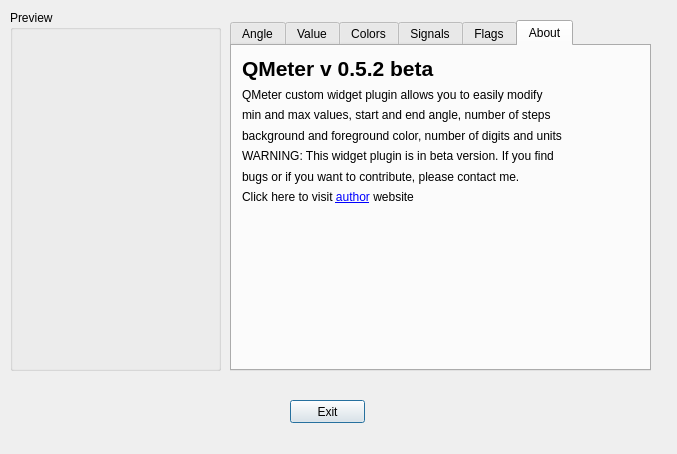
<ui version="4.0" >
 <class>propertiesDialog</class>
 <widget class="QDialog" name="propertiesDialog" >
  <property name="geometry" >
   <rect>
    <x>0</x>
    <y>0</y>
    <width>677</width>
    <height>454</height>
   </rect>
  </property>
  <property name="windowTitle" >
   <string>QMeter property dialog</string>
  </property>
  <widget class="QGroupBox" name="groupBox" >
   <property name="geometry" >
    <rect>
     <x>10</x>
     <y>10</y>
     <width>211</width>
     <height>361</height>
    </rect>
   </property>
   <property name="title" >
    <string>Preview</string>
   </property>
   <widget class="QMeter" name="qMeter" >
    <property name="geometry" >
     <rect>
      <x>20</x>
      <y>20</y>
      <width>161</width>
      <height>181</height>
     </rect>
    </property>
    <property name="toolTip" >
     <string>Meter</string>
    </property>
    <property name="whatsThis" >
     <string>Meter widget</string>
    </property>
    <property name="value" >
     <double>0.000000000000000</double>
    </property>
    <property name="minValue" >
     <double>0.000000000000000</double>
    </property>
    <property name="maxValue" >
     <double>100.000000000000000</double>
    </property>
    <property name="units" >
     <string>Km/h</string>
    </property>
    <property name="startAngle" >
     <double>210.000000000000000</double>
    </property>
    <property name="endAngle" >
     <double>-30.000000000000000</double>
    </property>
   </widget>
  </widget>
  <widget class="QPushButton" name="exit" >
   <property name="geometry" >
    <rect>
     <x>290</x>
     <y>400</y>
     <width>75</width>
     <height>23</height>
    </rect>
   </property>
   <property name="text" >
    <string>Exit</string>
   </property>
  </widget>
  <widget class="QTabWidget" name="tabWidget" >
   <property name="geometry" >
    <rect>
     <x>230</x>
     <y>20</y>
     <width>421</width>
     <height>351</height>
    </rect>
   </property>
   <property name="currentIndex" >
    <number>5</number>
   </property>
   <widget class="QWidget" name="tab" >
    <attribute name="title" >
     <string>Angle</string>
    </attribute>
    <widget class="QGroupBox" name="groupBox_2" >
     <property name="geometry" >
      <rect>
       <x>10</x>
       <y>10</y>
       <width>381</width>
       <height>81</height>
      </rect>
     </property>
     <property name="title" >
      <string>Definition</string>
     </property>
     <widget class="QLabel" name="label_7" >
      <property name="geometry" >
       <rect>
        <x>20</x>
        <y>20</y>
        <width>321</width>
        <height>16</height>
       </rect>
      </property>
      <property name="text" >
       <string>startAngle = The angle associated to the minimum value (double)</string>
      </property>
     </widget>
     <widget class="QLabel" name="label_8" >
      <property name="geometry" >
       <rect>
        <x>20</x>
        <y>40</y>
        <width>321</width>
        <height>16</height>
       </rect>
      </property>
      <property name="text" >
       <string>endAngle = The angle associated to the maximum value (double)</string>
      </property>
     </widget>
    </widget>
    <widget class="QGroupBox" name="groupBox_3" >
     <property name="geometry" >
      <rect>
       <x>10</x>
       <y>90</y>
       <width>381</width>
       <height>131</height>
      </rect>
     </property>
     <property name="title" >
      <string>Values</string>
     </property>
     <widget class="QFrame" name="frame" >
      <property name="geometry" >
       <rect>
        <x>119</x>
        <y>20</y>
        <width>111</width>
        <height>80</height>
       </rect>
      </property>
      <property name="frameShape" >
       <enum>QFrame::HLine</enum>
      </property>
      <property name="frameShadow" >
       <enum>QFrame::Raised</enum>
      </property>
      <property name="lineWidth" >
       <number>2</number>
      </property>
      <widget class="QFrame" name="frame_2" >
       <property name="geometry" >
        <rect>
         <x>-10</x>
         <y>10</y>
         <width>131</width>
         <height>61</height>
        </rect>
       </property>
       <property name="frameShape" >
        <enum>QFrame::VLine</enum>
       </property>
       <property name="frameShadow" >
        <enum>QFrame::Raised</enum>
       </property>
       <property name="lineWidth" >
        <number>2</number>
       </property>
      </widget>
     </widget>
     <widget class="QLabel" name="label_9" >
      <property name="geometry" >
       <rect>
        <x>240</x>
        <y>50</y>
        <width>21</width>
        <height>21</height>
       </rect>
      </property>
      <property name="text" >
       <string>0</string>
      </property>
     </widget>
     <widget class="QLabel" name="label_10" >
      <property name="geometry" >
       <rect>
        <x>170</x>
        <y>10</y>
        <width>21</width>
        <height>20</height>
       </rect>
      </property>
      <property name="text" >
       <string>90</string>
      </property>
     </widget>
     <widget class="QLabel" name="label_11" >
      <property name="geometry" >
       <rect>
        <x>55</x>
        <y>50</y>
        <width>54</width>
        <height>21</height>
       </rect>
      </property>
      <property name="text" >
       <string>180 = -180</string>
      </property>
     </widget>
     <widget class="QLabel" name="label_12" >
      <property name="geometry" >
       <rect>
        <x>170</x>
        <y>110</y>
        <width>21</width>
        <height>16</height>
       </rect>
      </property>
      <property name="text" >
       <string>-90</string>
      </property>
     </widget>
    </widget>
    <widget class="QGroupBox" name="groupBox_4" >
     <property name="geometry" >
      <rect>
       <x>10</x>
       <y>230</y>
       <width>381</width>
       <height>81</height>
      </rect>
     </property>
     <property name="title" >
      <string>Preview Example</string>
     </property>
     <widget class="QLabel" name="label_13" >
      <property name="geometry" >
       <rect>
        <x>20</x>
        <y>40</y>
        <width>351</width>
        <height>16</height>
       </rect>
      </property>
      <property name="text" >
       <string>The preview example shows a startAngle = 210 and an EndAngle = -30</string>
      </property>
     </widget>
    </widget>
   </widget>
   <widget class="QWidget" name="tab_3" >
    <attribute name="title" >
     <string>Value</string>
    </attribute>
    <widget class="QGroupBox" name="groupBox_5" >
     <property name="geometry" >
      <rect>
       <x>10</x>
       <y>10</y>
       <width>381</width>
       <height>151</height>
      </rect>
     </property>
     <property name="title" >
      <string>Definition</string>
     </property>
     <layout class="QGridLayout" >
      <item row="0" column="0" >
       <layout class="QGridLayout" >
        <item row="1" column="0" >
         <widget class="QLabel" name="label_14" >
          <property name="text" >
           <string>minValue = The minimum Value (int or double)</string>
          </property>
         </widget>
        </item>
        <item row="2" column="0" >
         <widget class="QLabel" name="label_15" >
          <property name="text" >
           <string>maxValue= The maximum value (int or double)</string>
          </property>
         </widget>
        </item>
        <item row="4" column="0" >
         <widget class="QLabel" name="label_16" >
          <property name="text" >
           <string>precision = Number of deciman digits (int)</string>
          </property>
         </widget>
        </item>
        <item row="5" column="0" >
         <widget class="QLabel" name="label_17" >
          <property name="text" >
           <string>steps = Number of scale ticks (int)</string>
          </property>
         </widget>
        </item>
        <item row="6" column="0" >
         <widget class="QLabel" name="label_18" >
          <property name="text" >
           <string>units = The measurement unit string (QString)</string>
          </property>
         </widget>
        </item>
        <item row="3" column="0" >
         <widget class="QLabel" name="label_24" >
          <property name="text" >
           <string>threshold= The threshold value (int or double)</string>
          </property>
         </widget>
        </item>
        <item row="0" column="0" >
         <widget class="QLabel" name="label_25" >
          <property name="text" >
           <string>value= Input Value (int or double)</string>
          </property>
         </widget>
        </item>
       </layout>
      </item>
     </layout>
    </widget>
    <widget class="QGroupBox" name="groupBox_7" >
     <property name="geometry" >
      <rect>
       <x>10</x>
       <y>170</y>
       <width>381</width>
       <height>91</height>
      </rect>
     </property>
     <property name="title" >
      <string>Preview Example</string>
     </property>
     <widget class="QWidget" name="layoutWidget" >
      <property name="geometry" >
       <rect>
        <x>10</x>
        <y>30</y>
        <width>320</width>
        <height>36</height>
       </rect>
      </property>
      <layout class="QGridLayout" >
       <item row="0" column="0" >
        <widget class="QLabel" name="label_21" >
         <property name="text" >
          <string>The preview example shows a minValue = 0 and a maxValue = 100</string>
         </property>
        </widget>
       </item>
       <item row="1" column="0" >
        <widget class="QLabel" name="label_22" >
         <property name="text" >
          <string>steps = 10 and precision = 0</string>
         </property>
        </widget>
       </item>
      </layout>
     </widget>
    </widget>
   </widget>
   <widget class="QWidget" name="tab_4" >
    <attribute name="title" >
     <string>Colors</string>
    </attribute>
    <widget class="QGroupBox" name="groupBox_6" >
     <property name="geometry" >
      <rect>
       <x>20</x>
       <y>20</y>
       <width>381</width>
       <height>81</height>
      </rect>
     </property>
     <property name="title" >
      <string>Definition</string>
     </property>
     <widget class="QLabel" name="label_19" >
      <property name="geometry" >
       <rect>
        <x>20</x>
        <y>20</y>
        <width>272</width>
        <height>16</height>
       </rect>
      </property>
      <property name="text" >
       <string>foreground = Foreground Color</string>
      </property>
     </widget>
     <widget class="QLabel" name="label_20" >
      <property name="geometry" >
       <rect>
        <x>20</x>
        <y>40</y>
        <width>268</width>
        <height>16</height>
       </rect>
      </property>
      <property name="text" >
       <string>background = BackGround Color</string>
      </property>
     </widget>
    </widget>
    <widget class="QGroupBox" name="groupBox_8" >
     <property name="geometry" >
      <rect>
       <x>20</x>
       <y>110</y>
       <width>381</width>
       <height>81</height>
      </rect>
     </property>
     <property name="title" >
      <string>Preview Example</string>
     </property>
     <widget class="QLabel" name="label_23" >
      <property name="geometry" >
       <rect>
        <x>20</x>
        <y>40</y>
        <width>351</width>
        <height>16</height>
       </rect>
      </property>
      <property name="text" >
       <string>The preview example shows a black background and a green foreground</string>
      </property>
     </widget>
    </widget>
   </widget>
   <widget class="QWidget" name="tab_5" >
    <attribute name="title" >
     <string>Signals</string>
    </attribute>
    <widget class="QWidget" name="layoutWidget" >
     <property name="geometry" >
      <rect>
       <x>10</x>
       <y>30</y>
       <width>397</width>
       <height>234</height>
      </rect>
     </property>
     <layout class="QGridLayout" >
      <item row="0" column="0" >
       <widget class="QLabel" name="label_26" >
        <property name="text" >
         <string>errorSignal = This signal repots an enum value containing the error code</string>
        </property>
       </widget>
      </item>
      <item row="1" column="0" >
       <widget class="QLabel" name="label_27" >
        <property name="text" >
         <string>thresholdAlarm = This signal reports when the input (value) exceeds the threshold</string>
        </property>
       </widget>
      </item>
      <item row="2" column="0" >
       <widget class="QTextBrowser" name="textBrowser" >
        <property name="html" >
         <string>&lt;html>&lt;head>&lt;meta name="qrichtext" content="1" />&lt;style type="text/css">
p, li { white-space: pre-wrap; }
&lt;/style>&lt;/head>&lt;body style=" font-family:'MS Shell Dlg 2'; font-size:8.25pt; font-weight:400; font-style:normal;">
&lt;p style=" margin-top:0px; margin-bottom:0px; margin-left:0px; margin-right:0px; -qt-block-indent:0; text-indent:0px; font-size:8pt;">Q_ENUMS(errorCode) :&lt;/p>
&lt;p style=" margin-top:0px; margin-bottom:0px; margin-left:0px; margin-right:0px; -qt-block-indent:0; text-indent:0px; font-size:8pt;">{&lt;/p>
&lt;p style=" margin-top:0px; margin-bottom:0px; margin-left:0px; margin-right:0px; -qt-block-indent:0; text-indent:0px; font-size:8pt;"> MaxValueError=1,&lt;/p>
&lt;p style=" margin-top:0px; margin-bottom:0px; margin-left:0px; margin-right:0px; -qt-block-indent:0; text-indent:0px; font-size:8pt;"> MinValueError,&lt;/p>
&lt;p style=" margin-top:0px; margin-bottom:0px; margin-left:0px; margin-right:0px; -qt-block-indent:0; text-indent:0px; font-size:8pt;"> ThresholdError,&lt;/p>
&lt;p style=" margin-top:0px; margin-bottom:0px; margin-left:0px; margin-right:0px; -qt-block-indent:0; text-indent:0px; font-size:8pt;"> TargetError,&lt;/p>
&lt;p style=" margin-top:0px; margin-bottom:0px; margin-left:0px; margin-right:0px; -qt-block-indent:0; text-indent:0px; font-size:8pt;"> PrecisionError,&lt;/p>
&lt;p style=" margin-top:0px; margin-bottom:0px; margin-left:0px; margin-right:0px; -qt-block-indent:0; text-indent:0px; font-size:8pt;"> ColorError,&lt;/p>
&lt;p style=" margin-top:0px; margin-bottom:0px; margin-left:0px; margin-right:0px; -qt-block-indent:0; text-indent:0px; font-size:8pt;"> UnitsEmpty,&lt;/p>
&lt;p style=" margin-top:0px; margin-bottom:0px; margin-left:0px; margin-right:0px; -qt-block-indent:0; text-indent:0px; font-size:8pt;"> OutOfRange&lt;/p>
&lt;p style=" margin-top:0px; margin-bottom:0px; margin-left:0px; margin-right:0px; -qt-block-indent:0; text-indent:0px; font-size:8pt;">}&lt;/p>
&lt;p style=" margin-top:0px; margin-bottom:0px; margin-left:0px; margin-right:0px; -qt-block-indent:0; text-indent:0px; font-size:8pt;">Note: error management is under development...&lt;/p>&lt;/body>&lt;/html></string>
        </property>
       </widget>
      </item>
     </layout>
    </widget>
   </widget>
   <widget class="QWidget" name="tab_6" >
    <attribute name="title" >
     <string>Flags</string>
    </attribute>
    <widget class="QLabel" name="label_28" >
     <property name="geometry" >
      <rect>
       <x>20</x>
       <y>20</y>
       <width>371</width>
       <height>16</height>
      </rect>
     </property>
     <property name="text" >
      <string>enableThreshold = This flag enables the threshold curve and management</string>
     </property>
    </widget>
    <widget class="QLabel" name="label_29" >
     <property name="geometry" >
      <rect>
       <x>20</x>
       <y>50</y>
       <width>318</width>
       <height>16</height>
      </rect>
     </property>
     <property name="text" >
      <string>enableNumericIndicator = This flag enables the numerical indicator</string>
     </property>
    </widget>
    <widget class="QCheckBox" name="checkBox" >
     <property name="geometry" >
      <rect>
       <x>50</x>
       <y>110</y>
       <width>151</width>
       <height>18</height>
      </rect>
     </property>
     <property name="text" >
      <string>enableThreshold</string>
     </property>
     <property name="checked" >
      <bool>true</bool>
     </property>
    </widget>
    <widget class="QCheckBox" name="checkBox_2" >
     <property name="geometry" >
      <rect>
       <x>50</x>
       <y>140</y>
       <width>151</width>
       <height>18</height>
      </rect>
     </property>
     <property name="text" >
      <string>enableNumericIndicator</string>
     </property>
     <property name="checked" >
      <bool>true</bool>
     </property>
    </widget>
   </widget>
   <widget class="QWidget" name="tab_2" >
    <attribute name="title" >
     <string>About</string>
    </attribute>
    <widget class="QWidget" name="layoutWidget" >
     <property name="geometry" >
      <rect>
       <x>10</x>
       <y>10</y>
       <width>397</width>
       <height>148</height>
      </rect>
     </property>
     <layout class="QGridLayout" >
      <item row="0" column="0" >
       <widget class="QLabel" name="label" >
        <property name="font" >
         <font>
          <pointsize>16</pointsize>
          <weight>75</weight>
          <bold>true</bold>
         </font>
        </property>
        <property name="text" >
         <string>QMeter v 0.5.2 beta</string>
        </property>
       </widget>
      </item>
      <item row="1" column="0" >
       <widget class="QLabel" name="label_2" >
        <property name="text" >
         <string>QMeter custom widget plugin allows you to easily modify</string>
        </property>
       </widget>
      </item>
      <item row="2" column="0" >
       <widget class="QLabel" name="label_3" >
        <property name="text" >
         <string>min and max values, start and end angle, number of steps</string>
        </property>
       </widget>
      </item>
      <item row="3" column="0" >
       <widget class="QLabel" name="label_4" >
        <property name="text" >
         <string>background and foreground color, number of digits and units</string>
        </property>
       </widget>
      </item>
      <item row="6" column="0" >
       <widget class="QLabel" name="urlLabel" >
        <property name="text" >
         <string>Click here to visit &lt;a href="http://www.sereno-online.com/qt4lab/qmeter/">author&lt;/a> website</string>
        </property>
       </widget>
      </item>
      <item row="4" column="0" >
       <widget class="QLabel" name="label_5" >
        <property name="text" >
         <string>WARNING: This widget plugin is in beta version. If you find</string>
        </property>
       </widget>
      </item>
      <item row="5" column="0" >
       <widget class="QLabel" name="label_6" >
        <property name="text" >
         <string>bugs or if you want to contribute, please contact me.</string>
        </property>
       </widget>
      </item>
     </layout>
    </widget>
   </widget>
  </widget>
 </widget>
 <customwidgets>
  <customwidget>
   <class>QMeter</class>
   <extends>QWidget</extends>
   <header>qmeter.h</header>
  </customwidget>
 </customwidgets>
 <resources/>
 <connections>
  <connection>
   <sender>exit</sender>
   <signal>released()</signal>
   <receiver>propertiesDialog</receiver>
   <slot>accept()</slot>
   <hints>
    <hint type="sourcelabel" >
     <x>327</x>
     <y>290</y>
    </hint>
    <hint type="destinationlabel" >
     <x>431</x>
     <y>297</y>
    </hint>
   </hints>
  </connection>
  <connection>
   <sender>checkBox</sender>
   <signal>toggled(bool)</signal>
   <receiver>qMeter</receiver>
   <slot>setThresholdEnabled(bool)</slot>
   <hints>
    <hint type="sourcelabel" >
     <x>292</x>
     <y>163</y>
    </hint>
    <hint type="destinationlabel" >
     <x>134</x>
     <y>123</y>
    </hint>
   </hints>
  </connection>
  <connection>
   <sender>checkBox_2</sender>
   <signal>toggled(bool)</signal>
   <receiver>qMeter</receiver>
   <slot>setNumericIndicatorEnabled(bool)</slot>
   <hints>
    <hint type="sourcelabel" >
     <x>320</x>
     <y>195</y>
    </hint>
    <hint type="destinationlabel" >
     <x>150</x>
     <y>177</y>
    </hint>
   </hints>
  </connection>
 </connections>
</ui>
